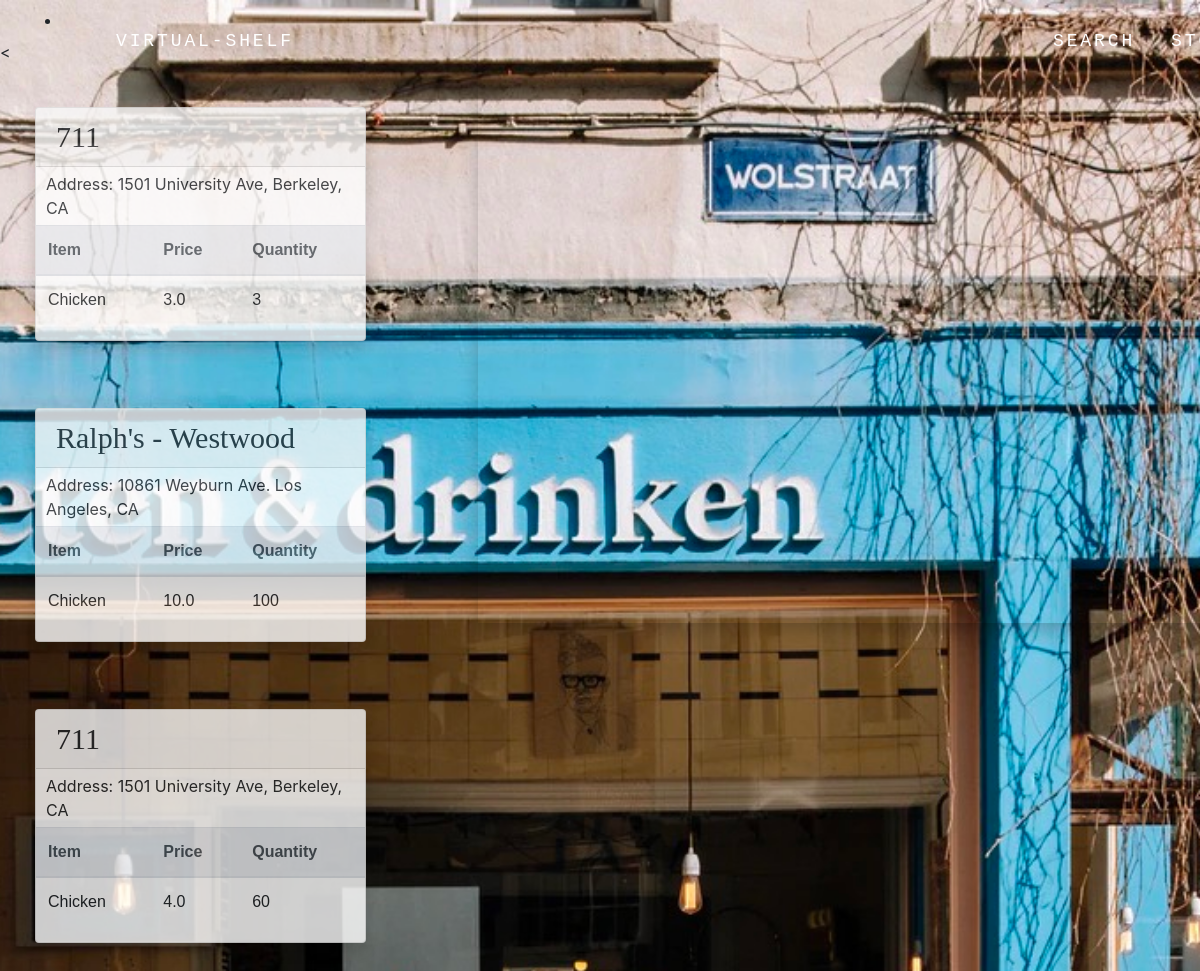
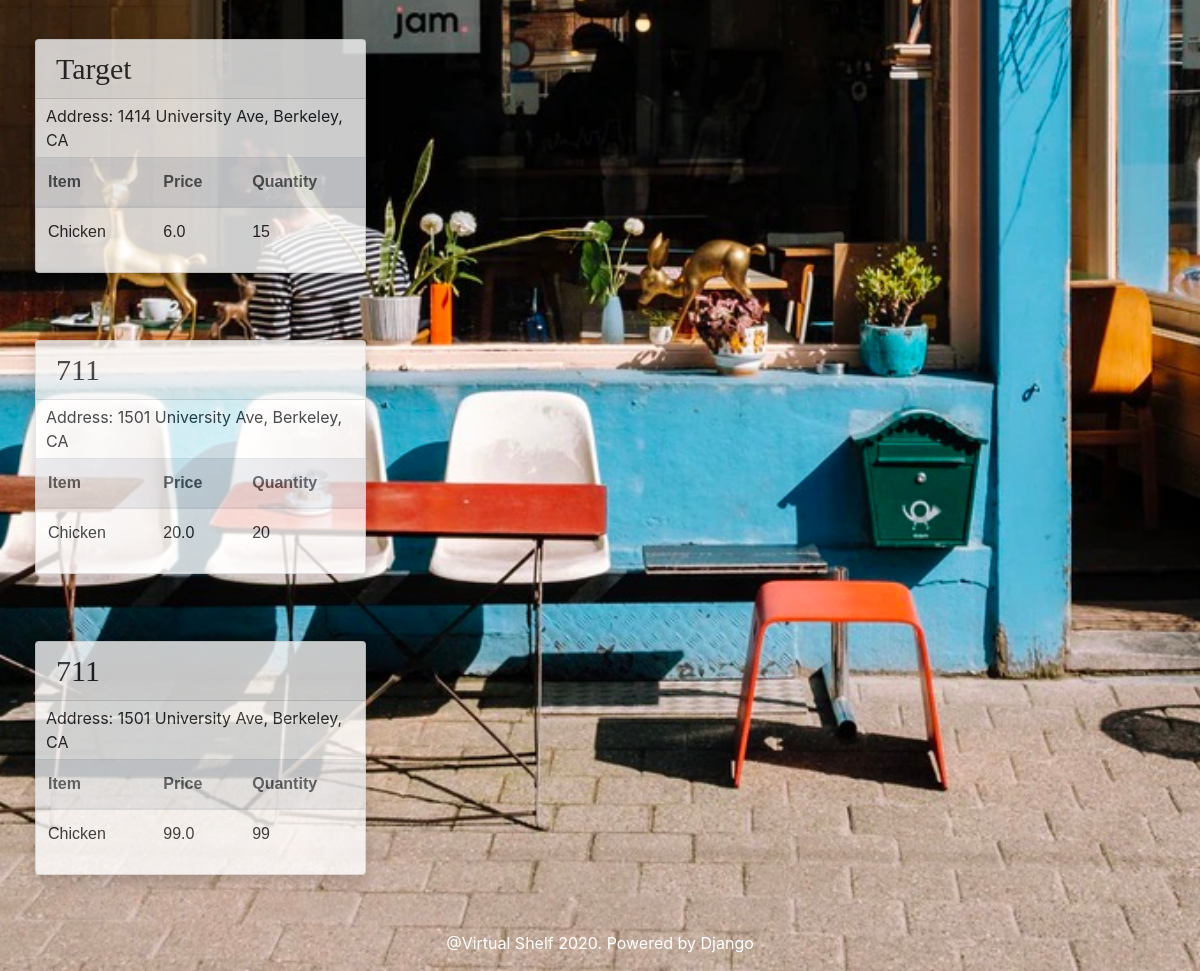
The page /storage/storage-item/Chicken/ on the database its author committed (2 pictures, top to bottom).
### storage/models.py (models this page shows, shortened)
class Ownership(models.Model):
	item = models.ForeignKey(Item, on_delete=models.CASCADE)
	store = models.ForeignKey(Store, on_delete=models.CASCADE)
	itemname = models.CharField(max_length=100, default=item.name)
	storename = models.CharField(max_length=100, default=store.name)
	price = models.FloatField()
	quantity = models.IntegerField()
	created = models.DateTimeField(default=timezone.now)
	class Meta:
		ordering = ('-created',)

class Store(models.Model):
	name = models.CharField(max_length=100)
	address = models.CharField(max_length=200)
	items = models.ManyToManyField(Item, through='Ownership')
	class Meta:
		ordering = ('name',)
	def __str__(self):
		return self.name

class Item(models.Model):
	category = models.CharField(max_length=100)
	name = models.CharField(max_length=100)
	class Meta:
		ordering = ['name']
	def __str__(self):
		return self.name

### storage/views.py (the view)
# urls.py: path('storage-item/<str:item_name>/', views.search_item, name='search_item'),
def search_item(request, item_name):
    try:
        item = Item.objects.get(name=item_name)
    except Item.DoesNotExist:
        item = None
    if not item:
        return
    ownerships = Ownership.objects.filter(item=item)
    context = { 'ownerships': ownerships }
    return render(request, 'storage/item_result.html', context)

### templates/storage/item_result.html (shortened to what this page needs)
{% extends "base.html" %}
{% load staticfiles %}
{% block content %}
<<body>
    {% include 'maps_module.html' %}
    {% for ownership in ownerships %}
    <div class="row mt-2" style = "margin-left: 20px;">
        <div class="col-4 mb-4" style = "margin-top: 35px;">
            <div class="card h-100" style="opacity: 0.8;
                                            box-shadow: 0px 8px 16px 0px rgba(0,0,0,0.2);
                                            width: 90%;">
                <h5 class="card-header">{{ ownership.store }}</h5>
                <div><p class="card-text">Address: {{ ownership.store.address}}</p></div>
                <table class="table" style = "font-family : arial">
            <thead class="thead-light">
              <tr>
                <th scope="col">Item</th>
                <th scope="col">Price</th>
                <th scope="col">Quantity</th>
              </tr>
            </thead>
            <tbody>
              <tr>
                <td>{{ ownership.item|slice:'100'}}</td>
                <td>{{ ownership.price|slice:'100'}}</td>
                <td>{{ ownership.quantity|slice:'100'}}</td>
              </tr>
            </tbody>
          </table>
            </div>
        </div>
    </div>
    {% endfor %}
</body>
{% endblock content %}

### templates/base.html (shortened to what this page needs)
{% load staticfiles %}
<!DOCTYPE html>
<html lang="zh-cn">
<head>
    <link rel="stylesheet" href="{% static 'bootstrap/css/bootstrap.min.css' %}">
</head>
<body>
    {% include 'header.html' %}
    {% block content %}
    {% endblock content %}
    {% include 'footer.html' %}
</body>
</html>

### templates/header.html (shortened to what this page needs)
<nav class="navbar navbar-expand-lg navbar-dark bg-transparent">
  <div class="container">
    <div>
      <li class="nav-item">
          <a class="nav-link"  style=" font-family: Ubuntu Mono, monospace; font-size: 18px; color: white; position: fixed; left: 100px; top: 20px; letter-spacing: 0.16em;" href="{% url 'storage:storage_search' %}">VIRTUAL-SHELF</a>
        </li>
      <ul class="navbar-nav" style =  "overflow: hidden; position: fixed; top: 20px; width: 100%;">
        <li class="nav-item">
          <a class="nav-link"  style="font-family: Ubuntu Mono, monospace; font-size: 18px; color: white; position: relative; left: 1000px; letter-spacing: 0.16em;" href="{% url 'storage:storage_search' %}">SEARCH</a>
        </li>
        <li class="nav-item">
          <a class="nav-link"  style="font-family: Ubuntu Mono, monospace; font-size: 18px; color: white; position: relative; left: 1020px; letter-spacing: 0.16em;" href="{% url 'storage:storage_list' %}">STORES</a>
        </li>
        <li class="nav-item">
        </li>
      </ul>
    </div>
  </div>
</nav>

### templates/maps_module.html (shortened to what this page needs)
<div class="maps-container" style = " overflow: hidden;
                                      position: fixed;
                                      top: 80px;
                                      right: -20px;
                                      height: 80%;
                                      width: 61.8%;
                                      border-radius: 15px;
                                    ">
  <div id="googleMap" style="position: absolute;
                             top: 0px;
                             box-shadow: 0px 8px 16px 0px rgba(0,0,0,0.2);
                             height: 623px;
                             width: 890px;
                             position: fixed;">
  </div>
</div>

### templates/footer.html
{% load staticfiles %}
<div>
    <br><br><br>
</div>
<footer class="py-3 bg-black fixed-bottom">
    <div class="container">
        <p class="m-0 text-center text-white">@Virtual Shelf 2020. Powered by Django</p>
    </div>
</footer>

### templates/storage/item_result.html (style rules this page uses)
body { background-image: url("/static/images/list6.jpg"); background-position: center 0; background-repeat: no-repeat; background-attachment: fixed; background-size: cover; -webkit-background-size: cover; -o-background-size: cover; -moz-background-size: cover; -ms-background-size: cover; }
.card-header { font: 30px bold arial; }
.card-text { margin-left: 10px; margin-top: 5px; padding-bottom: 5px; }

### rows shown on the page
Ownership: store "711", store.address "1501 University Ave, Berkeley, CA", item "Chicken", price "3.0", quantity "3"
Ownership: store "Ralph's - Westwood", store.address "10861 Weyburn Ave. Los Angeles, CA", item "Chicken", price "10.0", quantity "100"
Ownership: store "711", store.address "1501 University Ave, Berkeley, CA", item "Chicken", price "4.0", quantity "60"
Ownership: store "Target", store.address "1414 University Ave, Berkeley, CA", item "Chicken", price "6.0", quantity "15"
Ownership: store "711", store.address "1501 University Ave, Berkeley, CA", item "Chicken", price "20.0", quantity "20"
Ownership: store "711", store.address "1501 University Ave, Berkeley, CA", item "Chicken", price "99.0", quantity "99"
